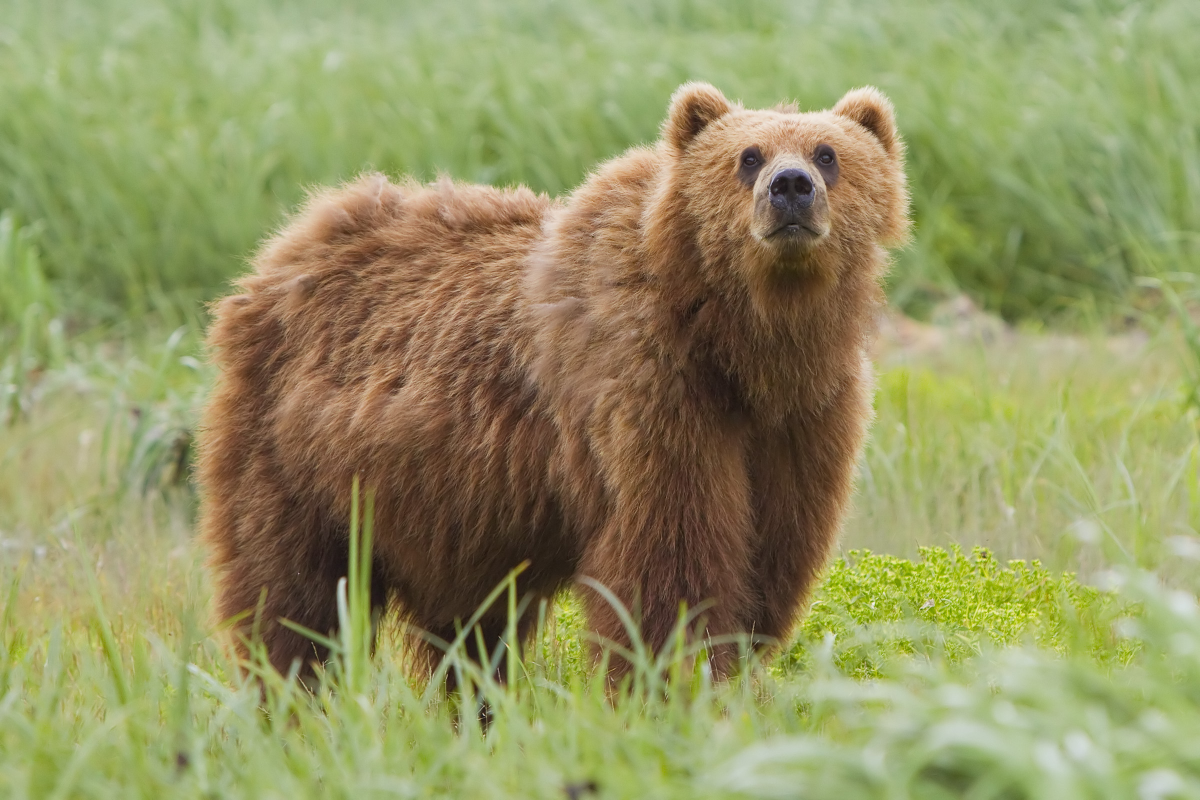
#> input picture data/bear.jpg, 2400 x 1600 px, found by its file name (shown at 1/2 size)
$ python global_thresholding.py
#> lines starting #> are read from the running program, lines starting #| are printed output that depends on the picture; after the words box and inside, x2 and y2 are one past the last pixel; in counts of white or black regions, pixels touching at a corner belong together
import os
import cv2

#in this example, we will perform global thresholding on an image using OpenCV.
#global thresholding applies a single threshold value to the entire image.
#use cases include simple background-foreground segmentation, basic image binarization, etc.

img = cv2.imread(os.path.join('.','.','data','bear.jpg'))
#> img is the input picture: shape (1600, 2400, 3); mean B, G, R 98.8, 147.6, 147
img_resize = cv2.resize(img, ( 1200, 800))  # width, height
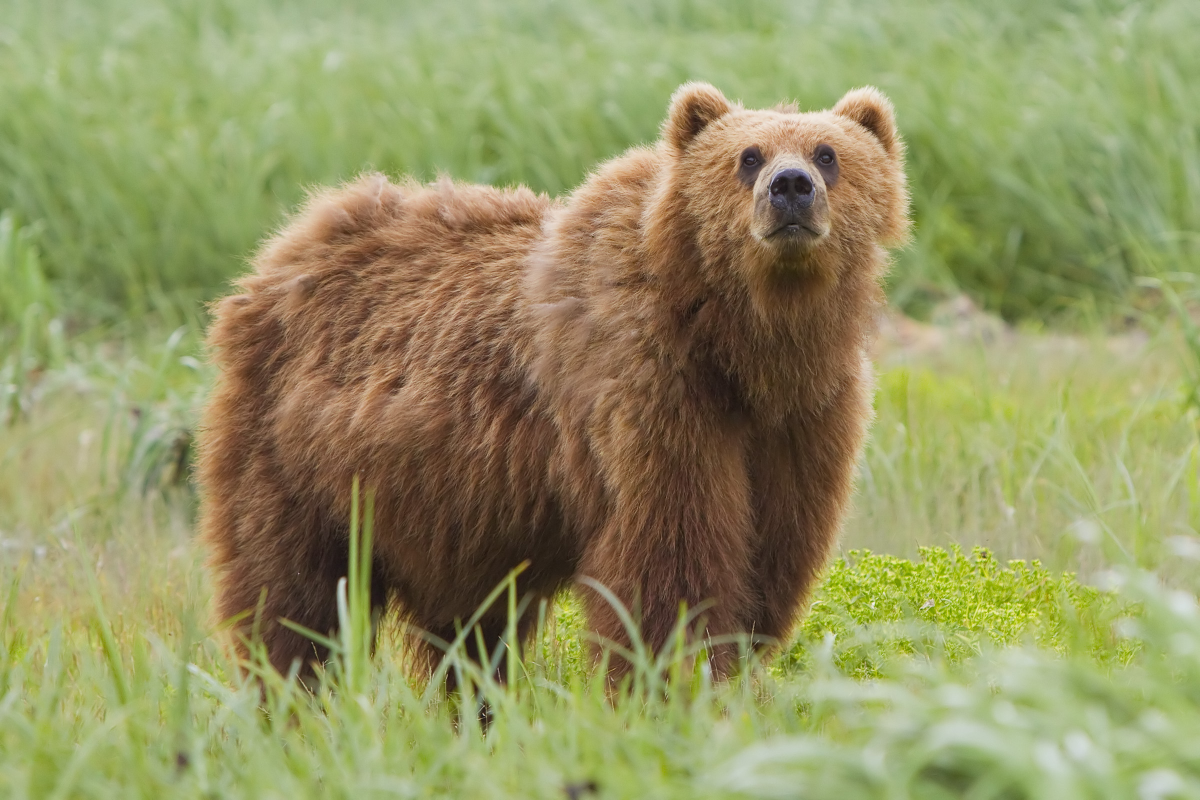
#> img_resize: shape (800, 1200, 3); mean B, G, R 98.9, 147.8, 147.2

img_gray = cv2.cvtColor(img_resize, cv2.COLOR_BGR2GRAY)
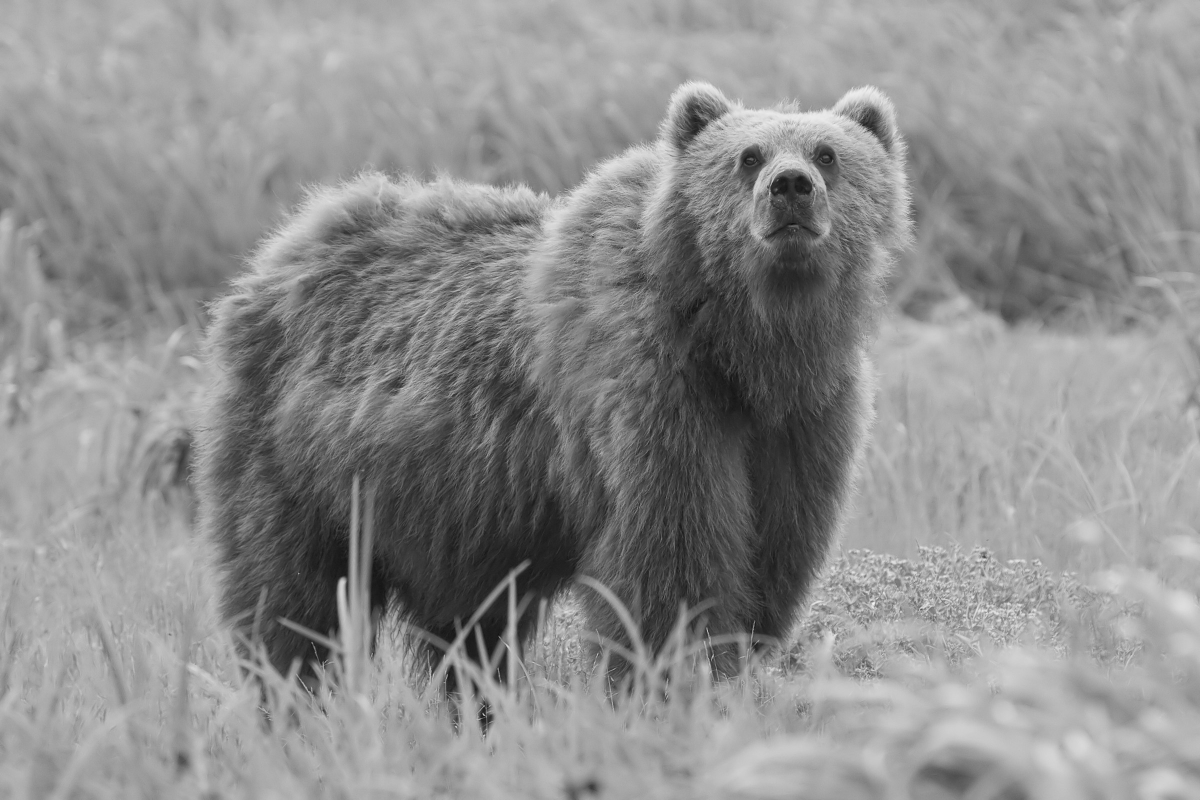
#> img_gray: shape (800, 1200); min 16, max 244, mean 142
ret, thresh = cv2.threshold(img_gray, 100, 255, cv2.THRESH_BINARY) # Global thresholding at 80 value where ret is the threshold used meaning 80 in this case
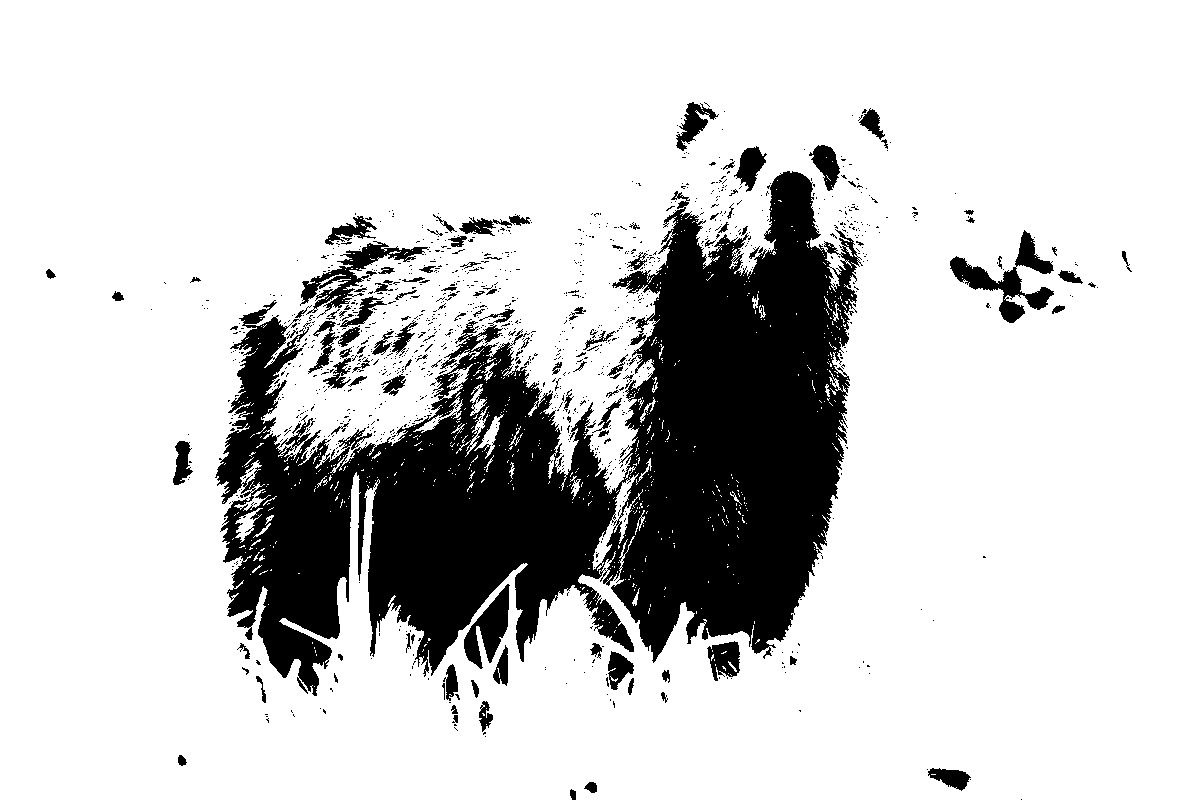
#> thresh: shape (800, 1200); 81% white; 1220 black regions (1103 under 20 px), largest, box (x1, y1, x2, y2) and area: (215, 171, 863, 696) 158478, (950, 230, 1054, 323) 2876, (300, 241, 429, 318) 2329
thresh_blur = cv2.blur(thresh, (10,10))
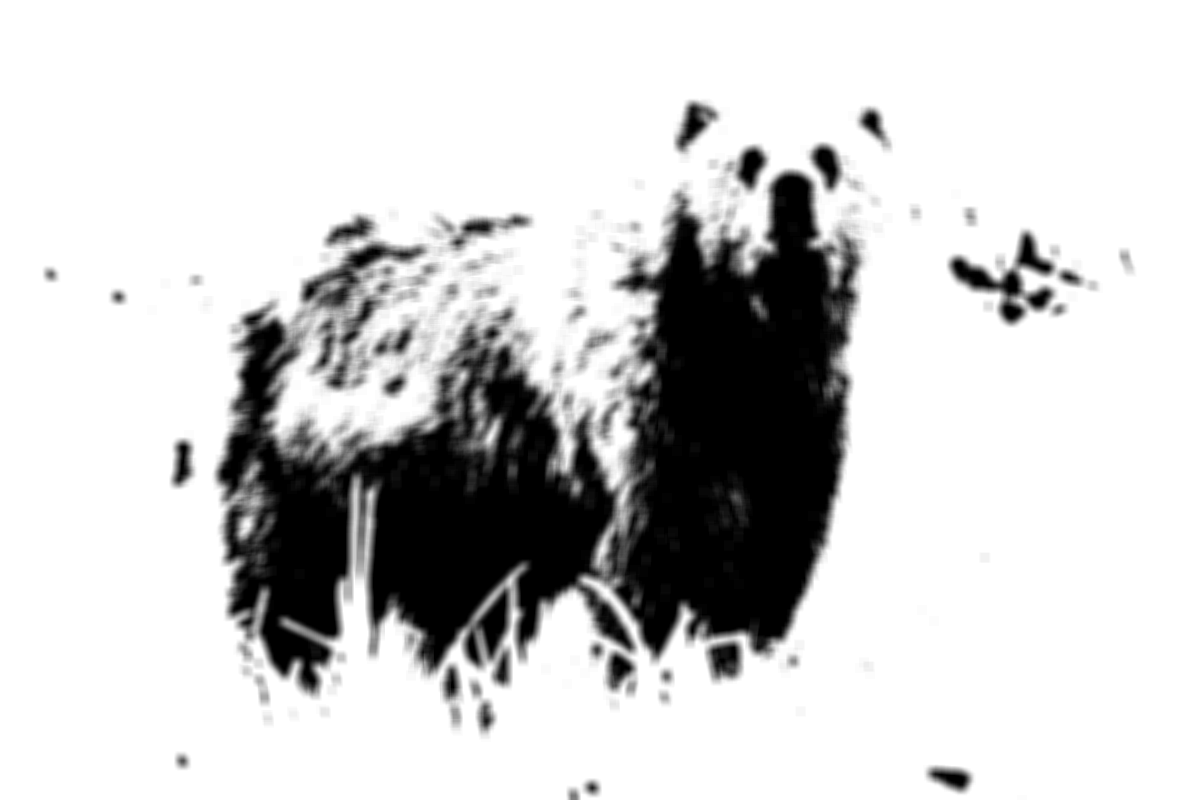
#> thresh_blur: shape (800, 1200); min 0, max 255, mean 206.5

cv2.imshow('Original Image', img_resize)
cv2.imshow('Thresholded Image', thresh_blur)
cv2.waitKey(0)

$ run again, with data/train_noise.jpg copied over data/bear.jpg
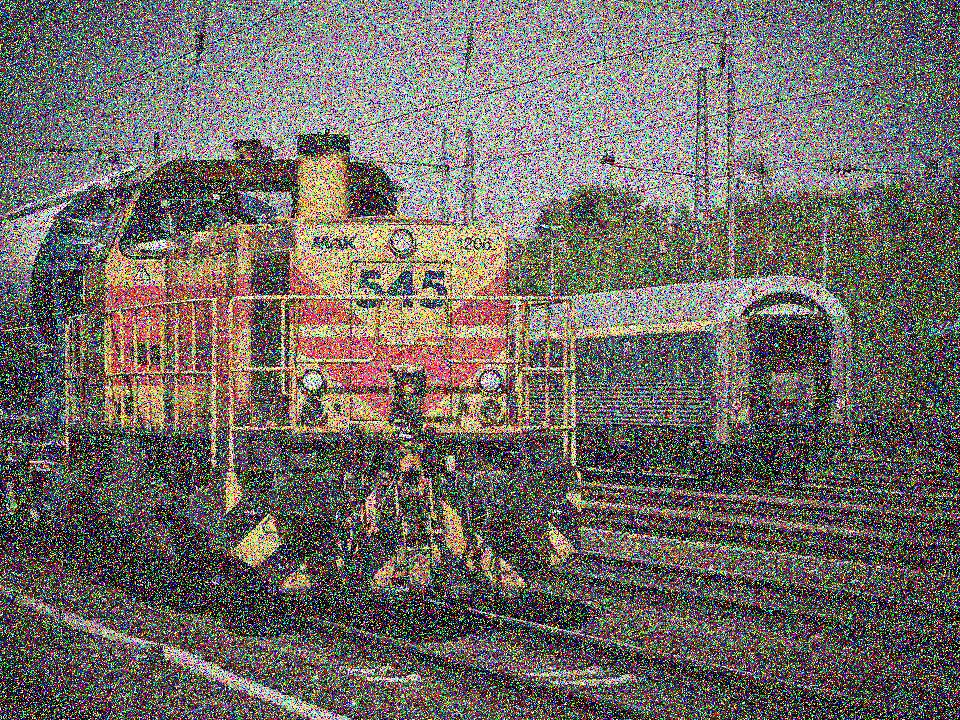
#> input picture data/train_noise.jpg, 960 x 720 px, found by its file name
#> img is the input picture: shape (720, 960, 3); mean B, G, R 102, 106.2, 111.9
#> `ret, thresh = cv2.threshold(img_gray, 100, 255, cv2.THRESH_BINARY)`:
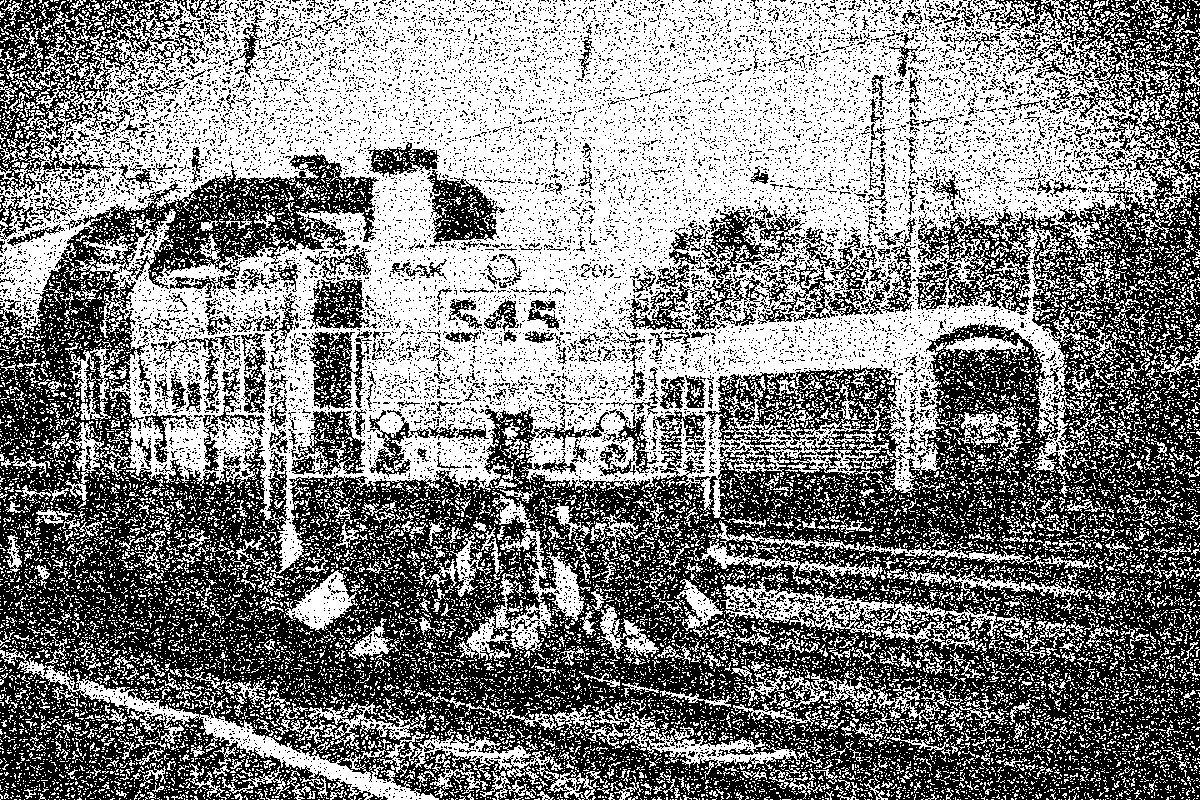
#> thresh: shape (800, 1200); 51.3% white; 13362 black regions (12941 under 20 px), largest, box (x1, y1, x2, y2) and area: (0, 0, 1200, 800) 364871, (0, 0, 200, 195) 12884, (627, 210, 871, 330) 7083
#> `thresh_blur = cv2.blur(thresh, (10,10))`:
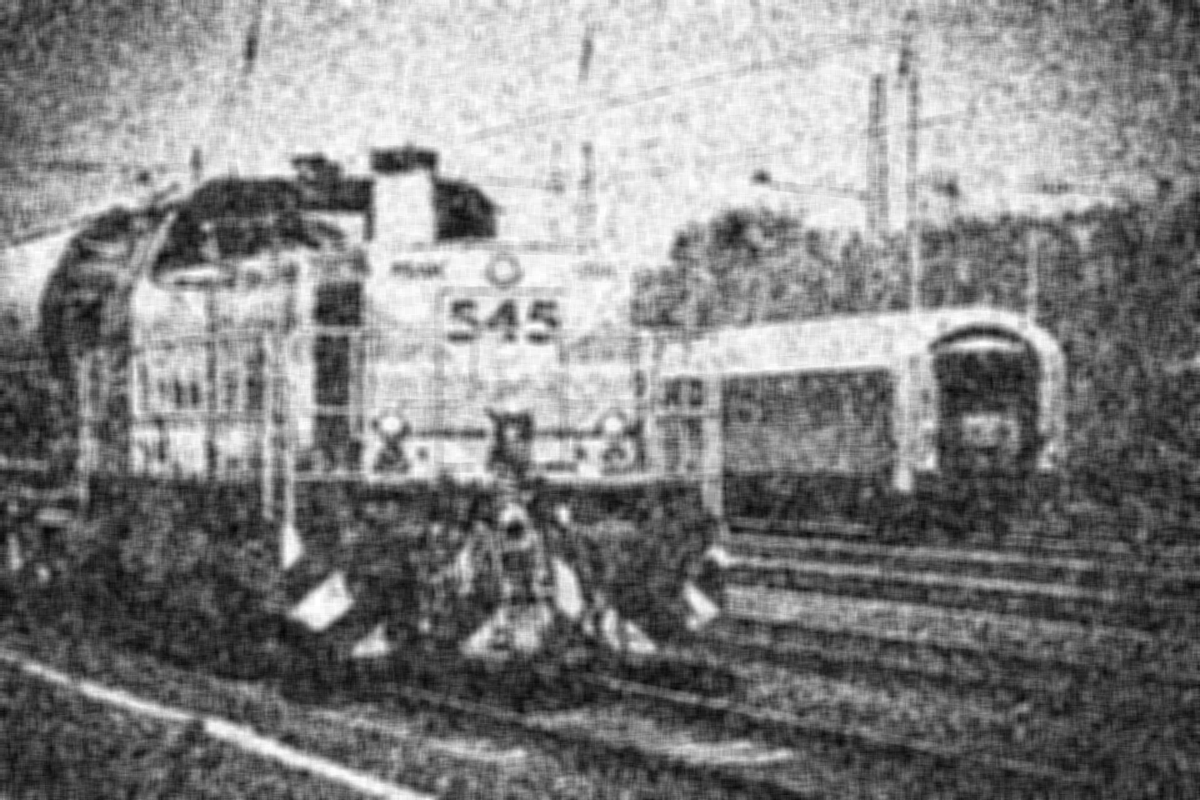
#> thresh_blur: shape (800, 1200); min 5, max 255, mean 130.9
